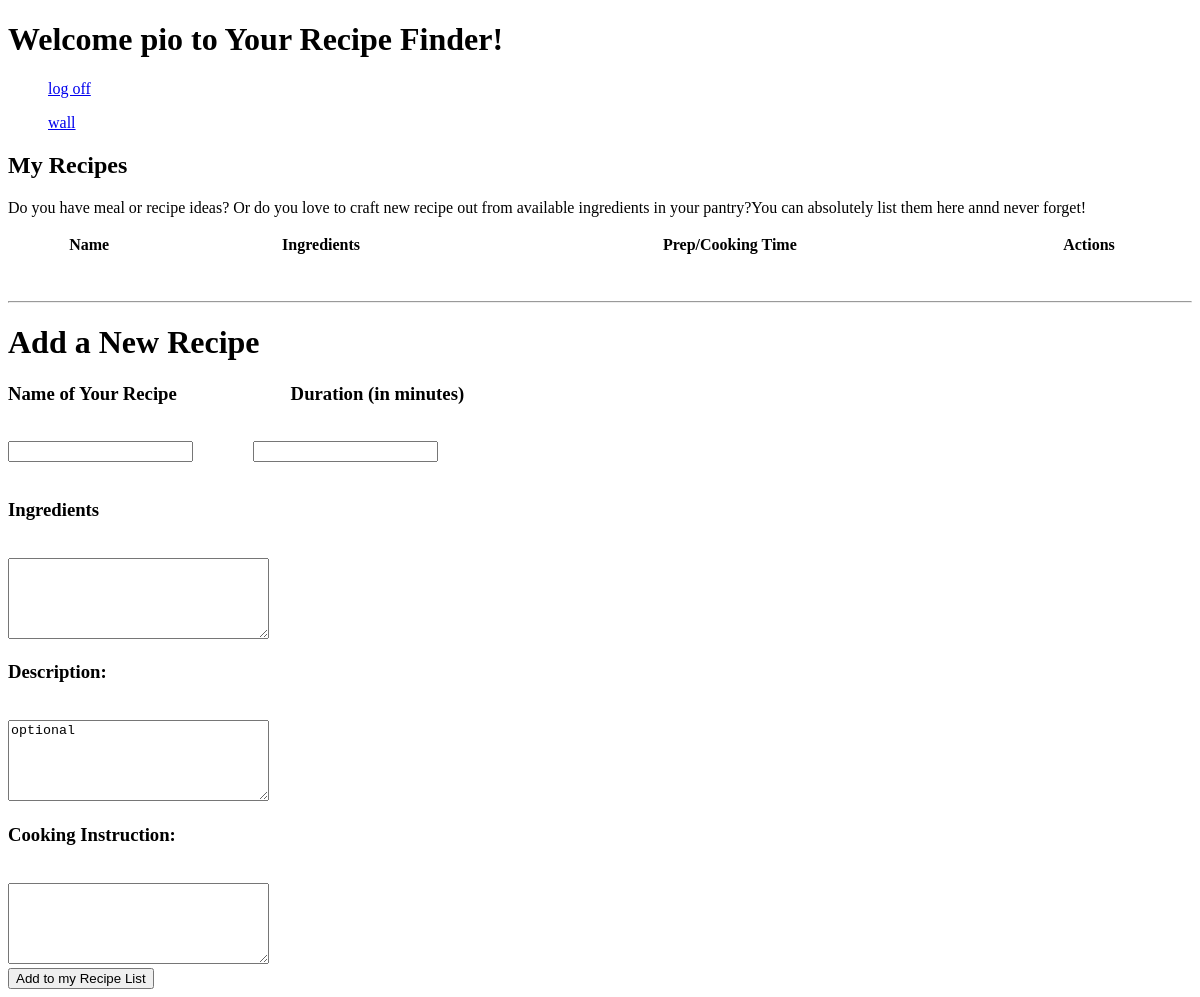
Page /recipes (signed in) on the earlier database version.
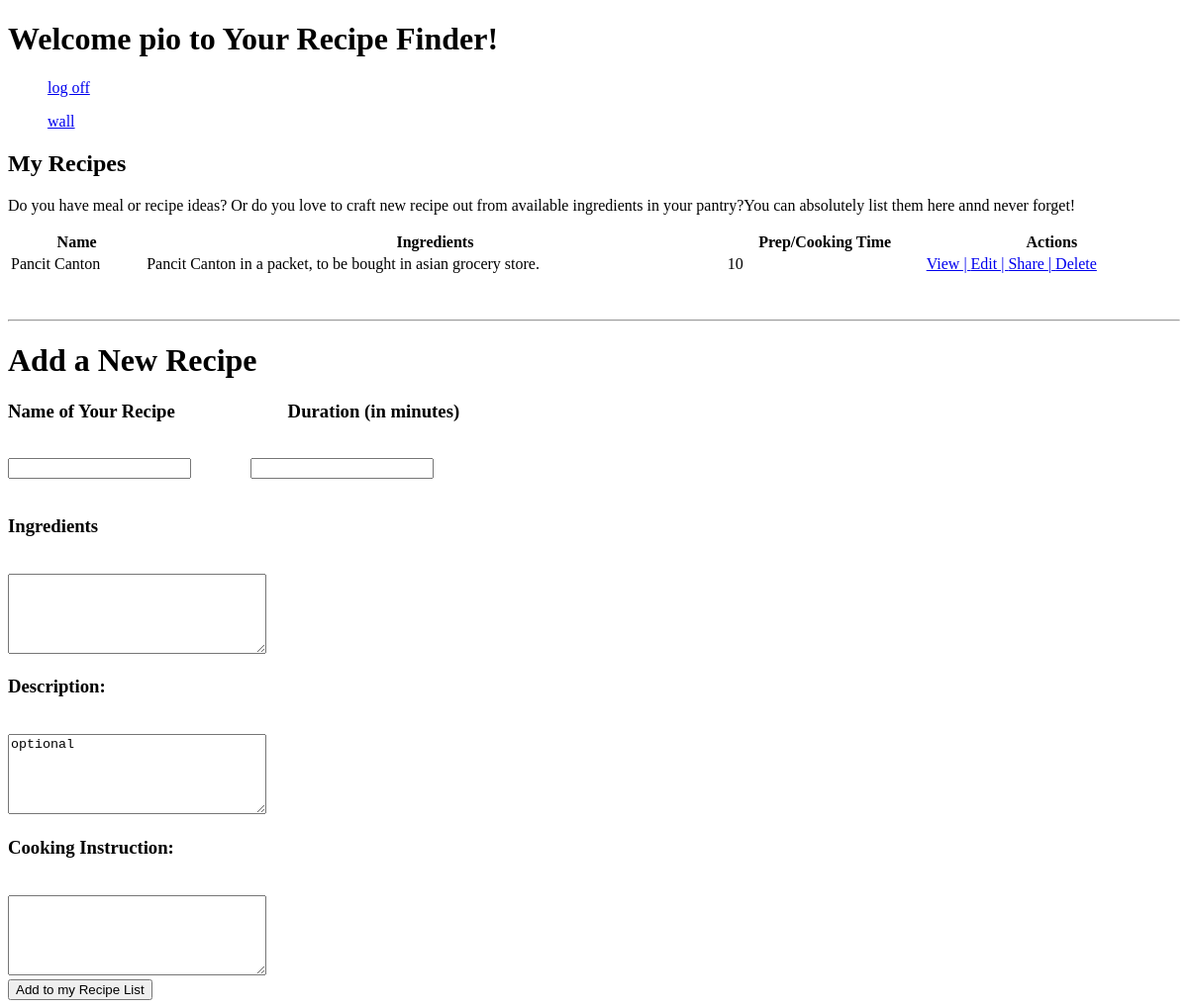
Same page on the later database version.
### recipefinder_app/models.py (models this page shows)
class Recipe(models.Model):
  recipe_name = models.CharField(max_length=255)
  ingredients = models.CharField(max_length=255)
  cooking_instruction = models.TextField(max_length=2000)
  desc = models.TextField()
  duration = models.IntegerField()
  user = models.ForeignKey(User, related_name="recipes", on_delete=models.CASCADE)
  created_at = models.DateTimeField(auto_now_add=True, null=True)
  updated_at = models.DateTimeField(auto_now=True, null=True)
  objects = RecipeManager()

### recipefinder_app/views.py (the view)
# urls.py: path('recipes', views.recipes),
def recipes(request):
    if 'user_id' not in request.session:
        return HttpResponse("<h1>You must be <a href = '/login'>logged in</a> to get to your account</h1>")
    user = User.objects.get(id=request.session['user_id'])
    recipes = Recipe.objects.all()
    context = {
        "user": user,
        "recipes": recipes,
    }
    return render(request, 'list.html', context)

### recipefinder_app/templates/list.html (shortened to what this page needs)
<!DOCTYPE html>
<html lang="en">
<head>
</head>
<body>
    <h1>Welcome {{ user.first_name }} to Your Recipe Finder!</h1>
    <ul><a href="/logout">log off</a></ul>
    <ul><a href="/recipes/wall">wall</a></ul>
    <h2>My Recipes</h2>
    <p>Do you have meal or recipe ideas? Or do you love to craft new recipe out from available ingredients in your pantry?You can absolutely list them here annd never forget!</p>
    <table style="width:100%">
        <tr>
            <th>Name</th>
            <th>Ingredients</th>
            <th>Prep/Cooking Time</th>
            <th>Actions</th>
        </tr>
        {% for recipe in recipes %}
            {% if request.session.user_id == recipe.user.id %}
        <tr>
            <td>{{ recipe.recipe_name }}</td>
            <td>{{ recipe.ingredients }}</td>
            <td>{{ recipe.duration }}</td>
            <td><a href="/recipes/{{ recipe.id }}">View | </a>
                <a href="/recipes/{{ recipe.id }}/edit">Edit | </a>
                <a href="/recipes/{{ recipe.id }}/share">Share | </a>
                <a href="/recipes/{{ recipe.id }}/destroy">Delete</a></td>
        </tr>
        {% endif %} {% endfor %}
    </table><br><br>
    <hr>
    <h1> Add a New Recipe </h1>
    <form action="/add-recipe" method="post">
        <h3>Name of Your Recipe &emsp13; &emsp13; &emsp13; &emsp13; &emsp13; &emsp13; &emsp13; &emsp13; &emsp13; &emsp13; Duration (in minutes)</h3><br>
        <input type="text" name="recipe_name" /> &emsp13; &emsp13; &emsp13; &emsp13; &emsp13; &emsp13;
        <input type="number" name="duration"/><br><br>
        <h3>Ingredients </h3><br>
        <textarea name="ingredients" cols="30" rows="5"></textarea>
        <h3>Description: </h3><br><textarea name="desc" cols="30" rows="5">optional</textarea>
        <h3>Cooking Instruction: </h3><br><textarea name="steps" cols="30" rows="5"></textarea>
        <br>
        <button>Add to my Recipe List</button>
    </form>
</body>
</html>

Differences in the rows shown:
added Recipe: recipe_name "Pancit Canton", ingredients "Pancit Canton in a packet, to be bought in asian grocery store.", duration "10"
